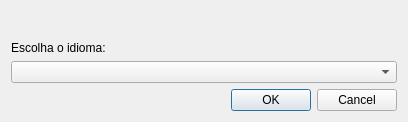
<?xml version="1.0" encoding="UTF-8"?>
<ui version="4.0">
 <class>DialogChooseLanguage</class>
 <widget class="QDialog" name="DialogChooseLanguage">
  <property name="geometry">
   <rect>
    <x>0</x>
    <y>0</y>
    <width>408</width>
    <height>122</height>
   </rect>
  </property>
  <property name="windowTitle">
   <string>Idioma</string>
  </property>
  <layout class="QGridLayout" name="gridLayout">
   <item row="1" column="0">
    <layout class="QVBoxLayout" name="verticalLayout">
     <item>
      <widget class="QLabel" name="label">
       <property name="text">
        <string>Escolha o idioma:</string>
       </property>
      </widget>
     </item>
     <item>
      <widget class="QComboBox" name="languages"/>
     </item>
    </layout>
   </item>
   <item row="2" column="0">
    <widget class="QDialogButtonBox" name="buttonBox">
     <property name="standardButtons">
      <set>QDialogButtonBox::Cancel|QDialogButtonBox::Ok</set>
     </property>
    </widget>
   </item>
   <item row="0" column="0">
    <widget class="QLabel" name="msg">
     <property name="font">
      <font>
       <italic>true</italic>
      </font>
     </property>
     <property name="text">
      <string/>
     </property>
     <property name="alignment">
      <set>Qt::AlignCenter</set>
     </property>
    </widget>
   </item>
  </layout>
 </widget>
 <resources/>
 <connections>
  <connection>
   <sender>buttonBox</sender>
   <signal>accepted()</signal>
   <receiver>DialogChooseLanguage</receiver>
   <slot>accept()</slot>
   <hints>
    <hint type="sourcelabel">
     <x>342</x>
     <y>98</y>
    </hint>
    <hint type="destinationlabel">
     <x>404</x>
     <y>19</y>
    </hint>
   </hints>
  </connection>
  <connection>
   <sender>buttonBox</sender>
   <signal>rejected()</signal>
   <receiver>DialogChooseLanguage</receiver>
   <slot>reject()</slot>
   <hints>
    <hint type="sourcelabel">
     <x>372</x>
     <y>103</y>
    </hint>
    <hint type="destinationlabel">
     <x>404</x>
     <y>78</y>
    </hint>
   </hints>
  </connection>
 </connections>
</ui>
